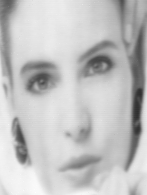
#> input picture Images/coco.bmp, 147 x 195 px, found by its file name
$ python Q3.py
#> lines starting #> are read from the running program, lines starting #| are printed output that depends on the picture
#Transposer sous Python l'algorithme de rotation en coordonnées polaires.
#Pourquoi n'y-a-t-il pas de points noirs dans l'image issue de la rotation en coordonnées polaires ?

import os
import numpy as np
import matplotlib.pyplot as plt
import matplotlib.image as mpimg
from math import *

#Lecture de l'image
image = plt.imread(os.path.dirname(os.path.dirname(os.path.abspath(__file__)))+"\\Images\\coco.bmp")
#> image is the input picture: shape (195, 147); min 46, max 254, mean 193.2

#algoruthme de rotation en coordonnées polaires
def RotationPolaires(image, angle):
    # Initialisation
#> called with angle = 45
    angle = radians(angle)
    h, w = image.shape
#> h = 195; w = 147
    h2 = int(h/2)
#> h2 = 97
    w2 = int(w/2)
#> w2 = 73
    image2 = np.zeros((h, w), dtype=np.uint8)

    # Rotation de l'image avec disparition des points noirs
    for i in range(h):
        for j in range(w):
            x = int((j-w2)*cos(angle) - (i-h2)*sin(angle) + w2)
            y = int((j-w2)*sin(angle) + (i-h2)*cos(angle) + h2)
            if x >= 0 and x < w and y >= 0 and y < h:
                image2[i, j] = image[y, x]
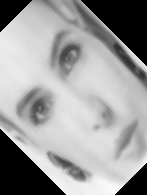
#> image2: shape (195, 147); min 0, max 254, mean 155.2
    return image2

#Rotation de l'image
image2 = RotationPolaires(image, 45)


#Affichage de l'image de base
plt.figure()
plt.imshow(image, cmap='gray')
plt.title('Image originale')
plt.axis('off')

#Affichage de l'image transformée
plt.figure()
plt.imshow(image2, cmap='gray')
plt.title('Image transformée')
plt.axis('off')

#Affichage des images
plt.show()

$ run again, with Images/boat.bmp copied over Images/coco.bmp
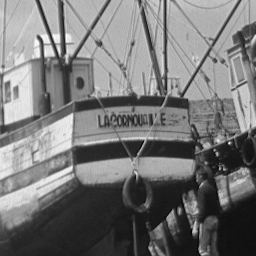
#> input picture Images/boat.bmp, 256 x 256 px, found by its file name
#> image is the input picture: shape (256, 256); min 4, max 255, mean 118.4
#> after the loop in RotationPolaires, `for i in range(h):`:
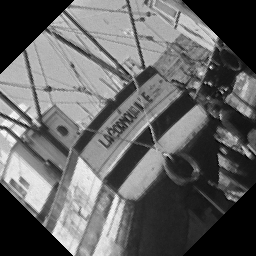
#> image2: shape (256, 256); min 0, max 255, mean 100.1
